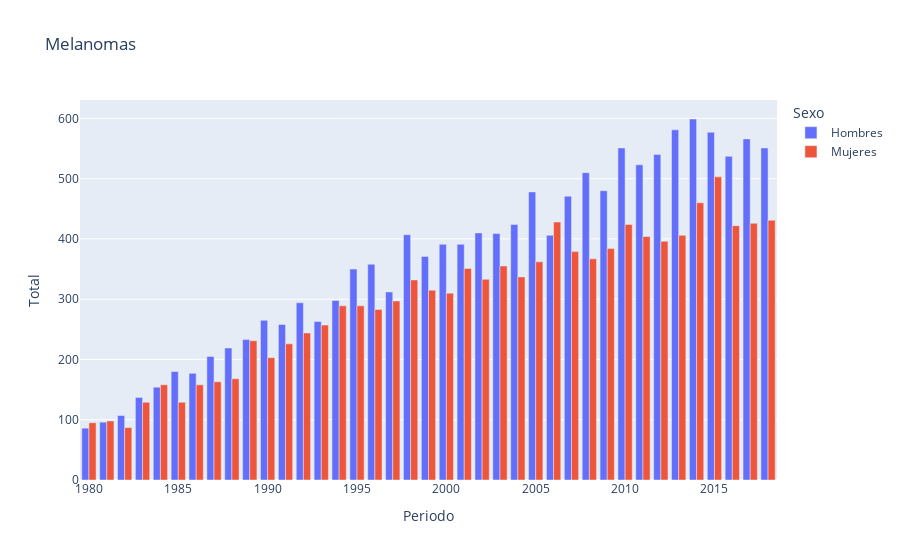

Source (notebook cell):
### Code cell
px.bar(melanomas2, x='Periodo', y="Total", color='Sexo', barmode="group", title="Melanomas")

### Figure 1 — Plotly figure (JSON) as saved in the notebook; plotly's stock layout.template omitted (floating-point values rounded to 4 significant figures)
{"data": [{"alignmentgroup": "True", "hovertemplate": "Sexo=Hombres<br>Periodo=%{x}<br>Total=%{y}<extra></extra>", "legendgroup": "Hombres", "marker": {"color": "#636efa", "pattern": {"shape": ""}}, "name": "Hombres", "offsetgroup": "Hombres", "orientation": "v", "showlegend": true, "textposition": "auto", "type": "bar", "x": [2014, 2013, 2015, 2017, 2018, 2010, 2012, 2016, 2011, 2008, 2009, 2005, 2007, 2004, 2002, 2003, 1998, 2006, 2000, 2001, 1999, 1996, 1995, 1997, 1994, 1992, 1990, 1993, 1991, 1989, 1988, 1987, 1985, 1986, 1984, 1983, 1982, 1981, 1980], "xaxis": "x", "y": [599, 581, 577, 566, 551, 551, 540, 537, 523, 510, 480, 478, 471, 424, 410, 409, 407, 406, 391, 391, 371, 358, 350, 312, 298, 294, 265, 263, 258, 233, 219, 205, 180, 177, 154, 137, 107, 96, 86], "yaxis": "y"}, {"alignmentgroup": "True", "hovertemplate": "Sexo=Mujeres<br>Periodo=%{x}<br>Total=%{y}<extra></extra>", "legendgroup": "Mujeres", "marker": {"color": "#EF553B", "pattern": {"shape": ""}}, "name": "Mujeres", "offsetgroup": "Mujeres", "orientation": "v", "showlegend": true, "textposition": "auto", "type": "bar", "x": [2015, 2014, 2018, 2006, 2017, 2010, 2016, 2013, 2011, 2012, 2009, 2007, 2008, 2005, 2003, 2001, 2004, 2002, 1998, 1999, 2000, 1997, 1994, 1995, 1996, 1993, 1992, 1989, 1991, 1990, 1988, 1987, 1984, 1986, 1983, 1985, 1981, 1980, 1982], "xaxis": "x", "y": [503, 460, 431, 428, 426, 424, 422, 406, 404, 396, 384, 379, 367, 362, 355, 351, 337, 333, 332, 315, 310, 297, 289, 289, 283, 257, 244, 231, 226, 203, 168, 163, 158, 158, 129, 129, 98, 95, 87], "yaxis": "y"}], "layout": {"barmode": "group", "legend": {"title": {"text": "Sexo"}, "tracegroupgap": 0}, "title": {"text": "Melanomas"}, "xaxis": {"anchor": "y", "domain": [0, 1], "title": {"text": "Periodo"}}, "yaxis": {"anchor": "x", "domain": [0, 1], "title": {"text": "Total"}}}}
